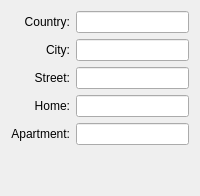
              <widget class="QWidget" name="tabAddress">
               <attribute name="title">
                <string>Address</string>
               </attribute>
               <layout class="QGridLayout" name="gridLayout">
                <item row="1" column="1">
                 <widget class="QLineEdit" name="leCountry"/>
                </item>
                <item row="2" column="1">
                 <widget class="QLineEdit" name="leCity"/>
                </item>
                <item row="1" column="0">
                 <widget class="QLabel" name="lbCountry">
                  <property name="text">
                   <string>Country:</string>
                  </property>
                  <property name="alignment">
                   <set>Qt::AlignRight|Qt::AlignTrailing|Qt::AlignVCenter</set>
                  </property>
                 </widget>
                </item>
                <item row="2" column="0">
                 <widget class="QLabel" name="lbCity">
                  <property name="text">
                   <string>City:</string>
                  </property>
                  <property name="alignment">
                   <set>Qt::AlignRight|Qt::AlignTrailing|Qt::AlignVCenter</set>
                  </property>
                 </widget>
                </item>
                <item row="5" column="1">
                 <widget class="QLineEdit" name="leApartment"/>
                </item>
                <item row="4" column="1">
                 <widget class="QLineEdit" name="leHome"/>
                </item>
                <item row="4" column="0">
                 <widget class="QLabel" name="lbHome">
                  <property name="text">
                   <string>Home:</string>
                  </property>
                  <property name="alignment">
                   <set>Qt::AlignRight|Qt::AlignTrailing|Qt::AlignVCenter</set>
                  </property>
                 </widget>
                </item>
                <item row="3" column="1">
                 <widget class="QLineEdit" name="leStreet"/>
                </item>
                <item row="3" column="0">
                 <widget class="QLabel" name="lbStreet">
                  <property name="text">
                   <string>Street:</string>
                  </property>
                  <property name="alignment">
                   <set>Qt::AlignRight|Qt::AlignTrailing|Qt::AlignVCenter</set>
                  </property>
                 </widget>
                </item>
                <item row="5" column="0">
                 <widget class="QLabel" name="lbApartment">
                  <property name="text">
                   <string>Apartment:</string>
                  </property>
                  <property name="alignment">
                   <set>Qt::AlignRight|Qt::AlignTrailing|Qt::AlignVCenter</set>
                  </property>
                 </widget>
                </item>
                <item row="6" column="0" colspan="2">
                 <spacer name="vSpacer_2">
                  <property name="orientation">
                   <enum>Qt::Vertical</enum>
                  </property>
                  <property name="sizeHint" stdset="0">
                   <size>
                    <width>20</width>
                    <height>40</height>
                   </size>
                  </property>
                 </spacer>
                </item>
               </layout>
              </widget>
